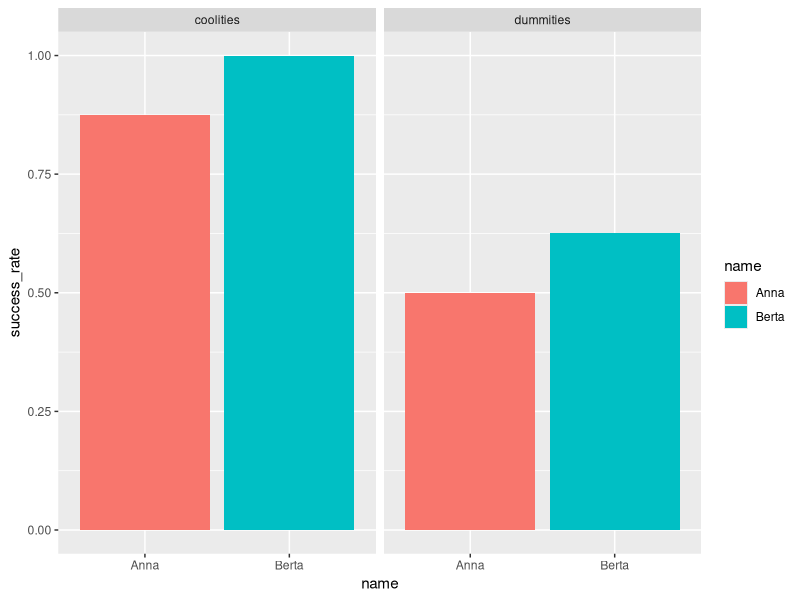
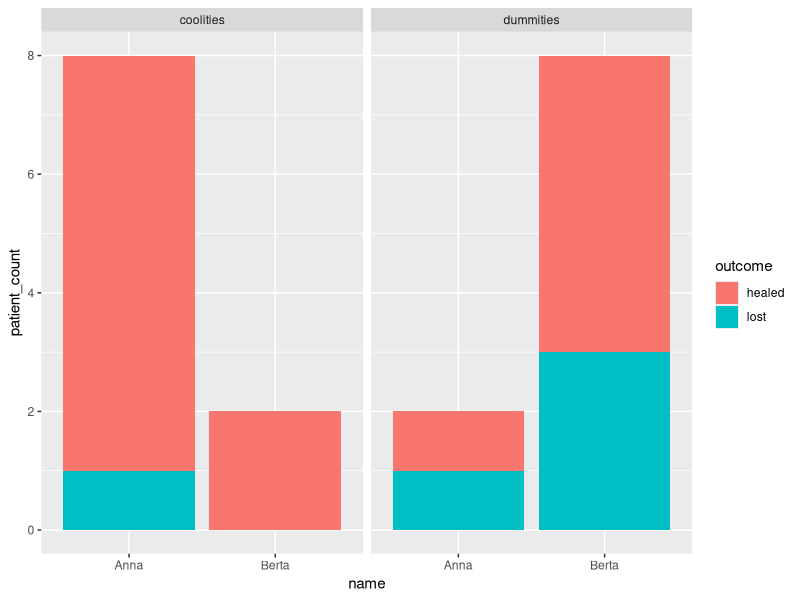
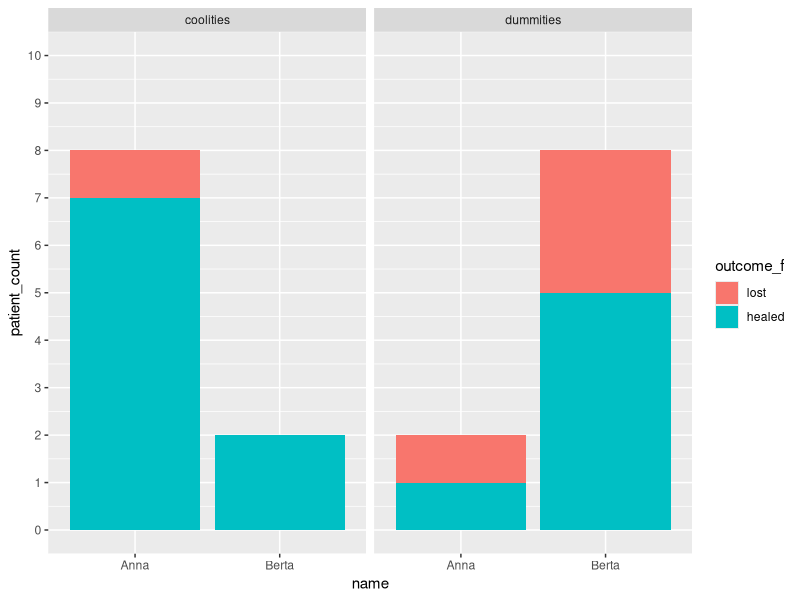
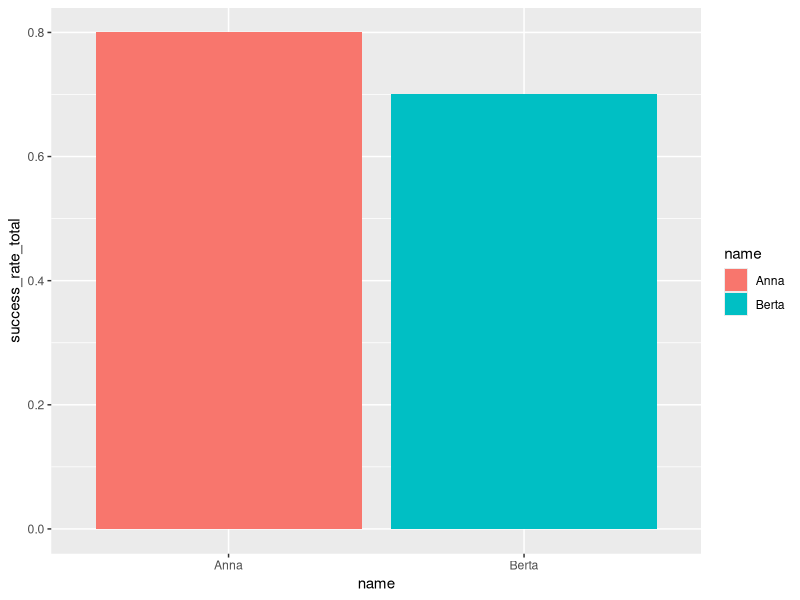
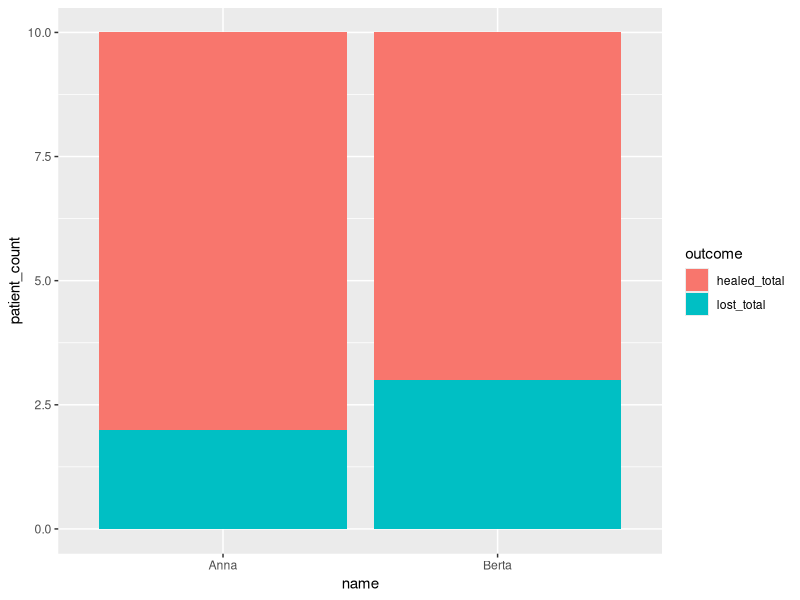
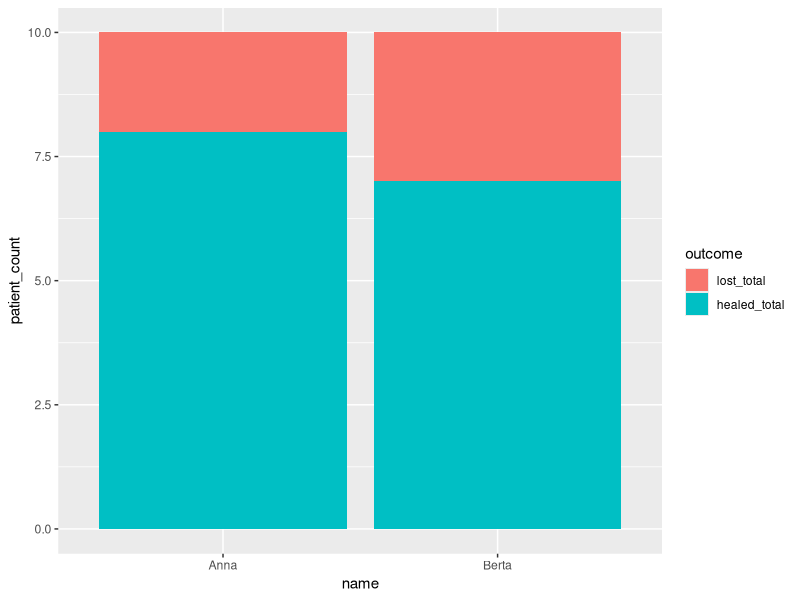
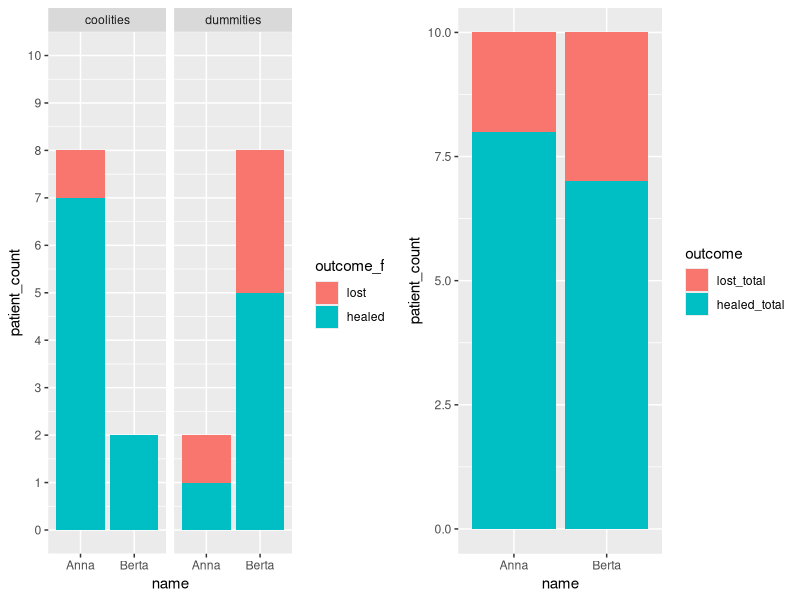

Here is the R script that generated these plots, in order:
## ---- chunk 1
knitr::opts_chunk$set(fig.pos = 'H',
  fig.asp = 0.618,
  fig.width = 5,
  fig.cap = "", 
  out.width = "70%",
  fig.path = "",
  fig.align = "center",
  fig.show = "hold",
  echo = TRUE,
  message = FALSE,
  warning = FALSE,
  cache = TRUE)
## ---- chunk 2
library(tidyverse)
df <- tribble(
  ~name,   ~coolities, ~dummities,
   "Anna", 7/8,         1/2,
  "Berta", 2/2,         5/5
)
df
## ---- chunk 3
df <- tribble(
  ~name,   ~condition,  ~healed, ~lost, ~success_rate,
   "Anna", "coolities",  7L, 1L, 7/8,
  "Anna", "dummities",  1L, 1L, 1/2,
  "Berta", "coolities",  2L, 0L, 2/2,
  "Berta", "dummities", 5L, 3L, 5/8
)
df
## ---- chunk 4
df %>% 
  mutate(treated = healed+lost) %>% 
  ggplot(aes(x = name, y = success_rate)) +
  geom_col(aes(fill = name)) +
  facet_wrap(~condition)
## ---- chunk 5
df %>% 
  gather(key = outcome, value = patient_count, -c(name, success_rate, condition)) -> df_long

df_long
## ---- chunk 6
df_long %>% 
  ggplot(aes(x = name, y = patient_count, fill = outcome)) +
  geom_bar(stat = "identity", position = "stack") +
  facet_wrap(~condition)
## ---- chunk 7
df_long$outcome_f <- factor(x = df_long$outcome,
                                  levels = c("lost",
                                             "healed"
                                             ))
p_docs1 <- df_long %>% 
  ggplot(aes(x = name, y = patient_count, fill = outcome_f)) +
  geom_bar(stat = "identity", position = "stack") +
  facet_wrap(~condition) +
  scale_y_continuous(breaks = 0:10, limits = c(0, 10)) -> p_docs1
p_docs1
## ---- chunk 8
df %>% 
  group_by(name) %>% 
  summarise(healed_total = sum(healed),
            lost_total = sum(lost),
            success_rate_total = healed_total / 
              (healed_total + lost_total)) -> df_grouped
df_grouped
## ---- chunk 9
df_grouped %>% 
  ggplot(aes(x = name, y = success_rate_total)) +
  geom_col(aes(fill = name))
## ---- chunk 10
df_grouped %>%
  gather(key = outcome, value = patient_count, -c(name, success_rate_total)) -> df_grouped_long

df_grouped_long
## ---- chunk 11
df_grouped_long %>% 
  ggplot(aes(x = name, y = patient_count, fill = outcome)) +
  geom_col()
## ---- chunk 12
df_grouped_long$outcome <- factor(x = df_grouped_long$outcome,
                                  levels = c("lost_total",
                                             "healed_total"
                                             ))

df_grouped_long %>% 
  ggplot(aes(x = name, y = patient_count, fill = outcome)) +
  geom_bar(stat = "identity") -> p_docs2
p_docs2
## ---- chunk 13
library(gridExtra) 
grid.arrange(p_docs1, p_docs2, nrow = 1) 
